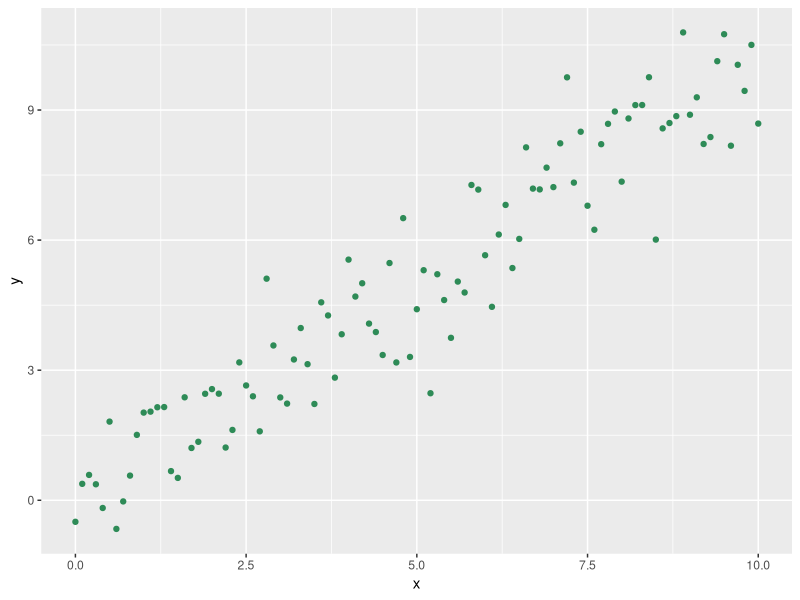
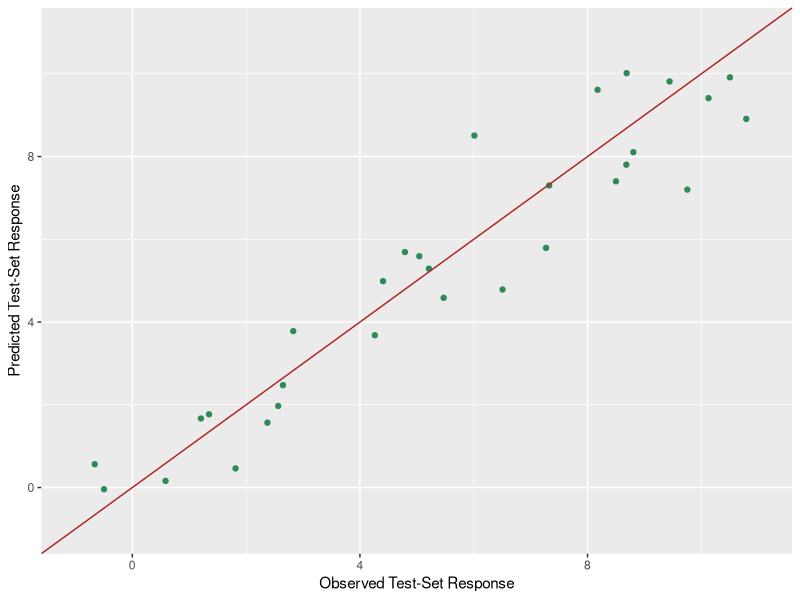
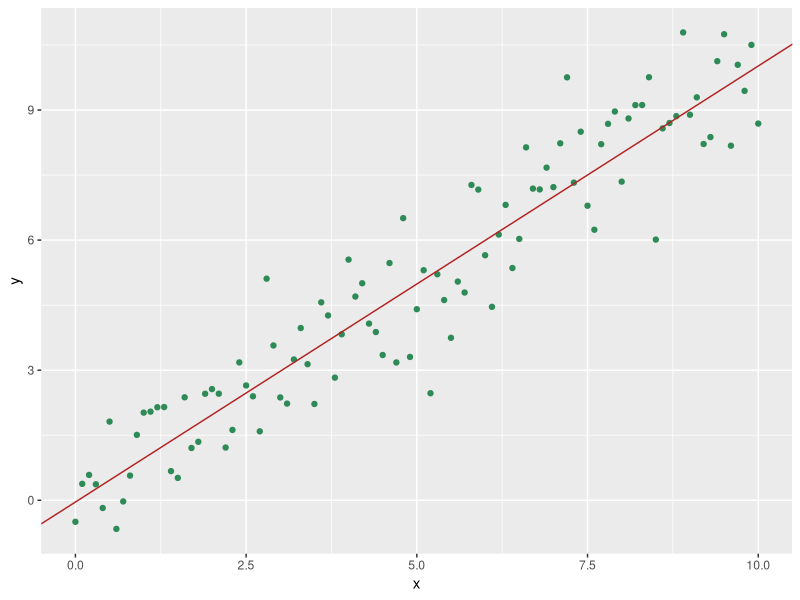
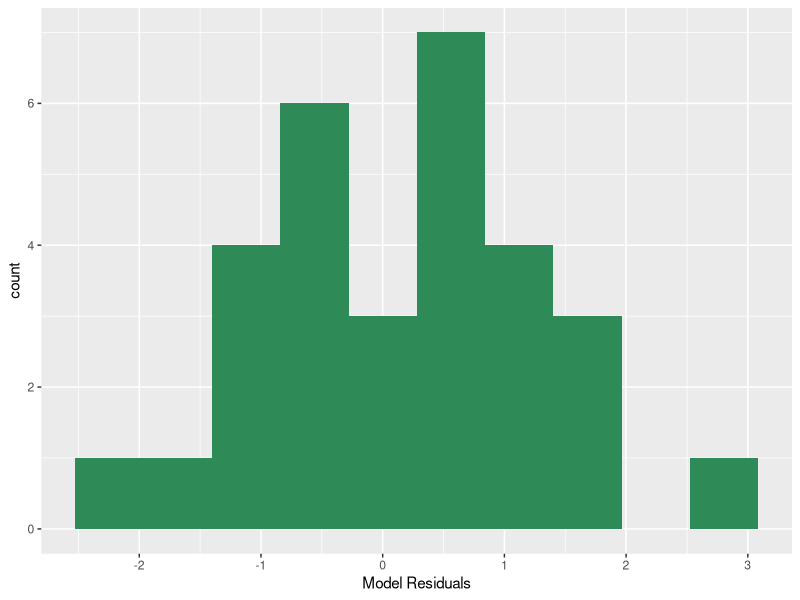
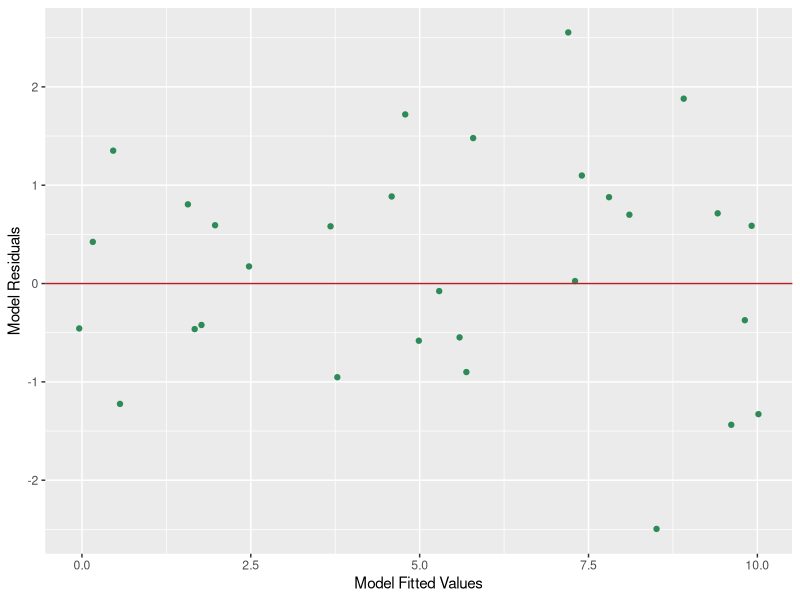
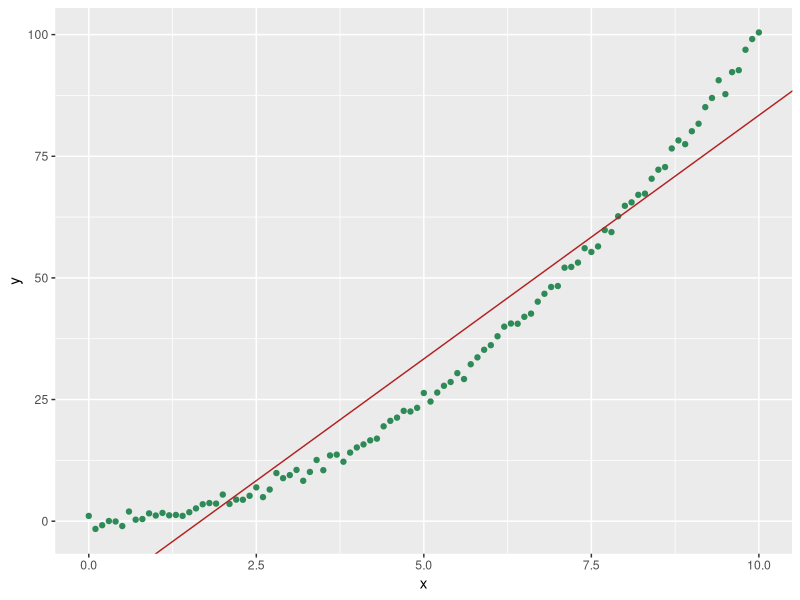
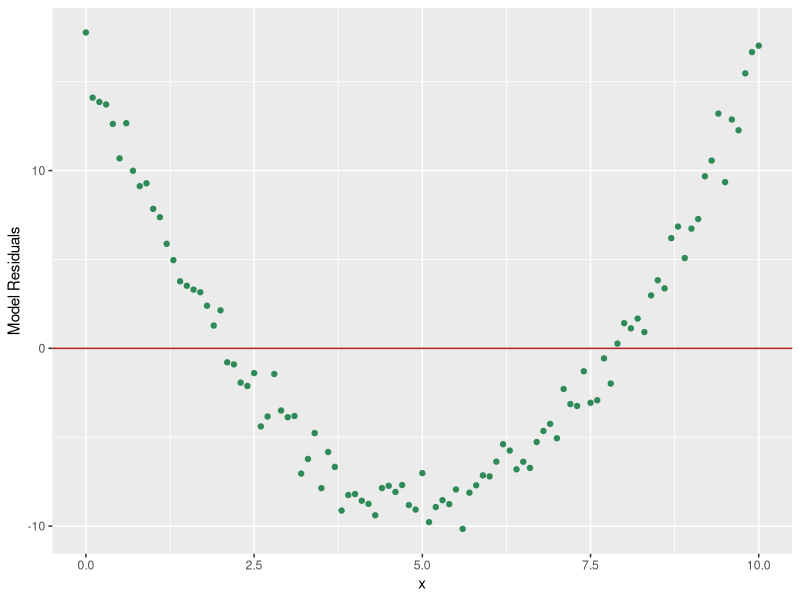
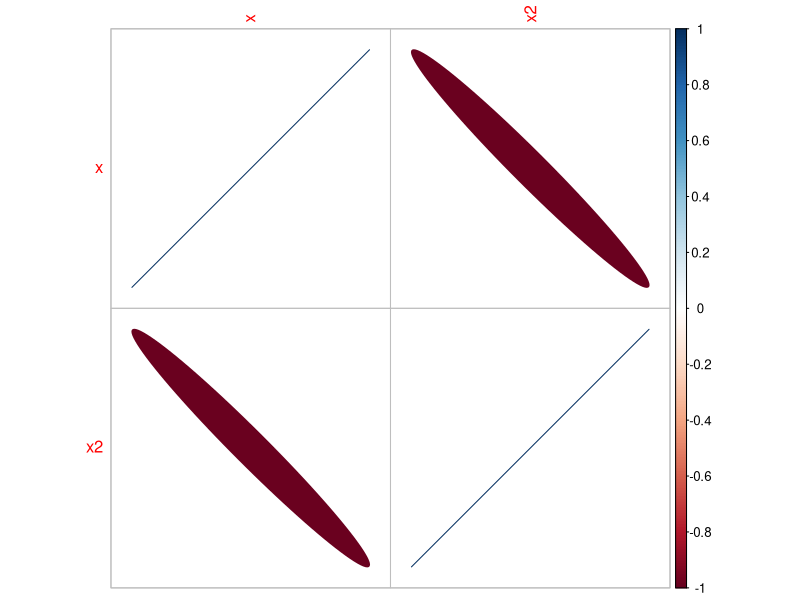

Reproduce these figures in R, in order.
## ---- chunk 1
set.seed(303)
x        <- seq(0, 10, by = 0.1)
y        <- x + rnorm(length(x), sd = 1)
df       <- data.frame(x, y)
s        <- sample(length(x), round(0.7*length(x)))
df.train <- df[s, ]  # training set
df.test  <- df[-s, ] # test set
## ---- chunk 2
suppressMessages(library(tidyverse))
ggplot(data = df, mapping = aes(x = x, y = y)) +
  geom_point(col = "seagreen")
## ---- chunk 3
lm.out <- lm(y ~ x, data = df.train) 
# that's a tilde between y and x
summary(lm.out)
## ---- chunk 4
y.hat <- predict(lm.out, newdata = df.test)
mean((df.test$y - y.hat)^2)
## ---- chunk 5
ggplot(data = data.frame("y" = df.test$y, y.hat), 
       mapping = aes(x = y, y = y.hat)) +
  geom_point(col = "seagreen") +
  geom_abline(slope = 1, intercept = 0, col = "firebrick") +
  xlim(-1, 11) + ylim(-1, 11) +
  xlab("Observed Test-Set Response") +
  ylab("Predicted Test-Set Response")
## ---- chunk 6
ggplot(data = df, mapping = aes(x = x, y = y)) +
  geom_point(col = "seagreen") +
  geom_abline(slope = lm.out$coefficients[2], intercept = lm.out$coefficients[1], 
              col = "firebrick")
## ---- chunk 7
y.hat <- predict(lm.out, newdata = df.test)
e     <- df.test$y - y.hat
shapiro.test(e)$p.value
## ---- chunk 8
ggplot(data = data.frame(e), mapping = aes(x = e)) +
  geom_histogram(bins = 10, fill = "seagreen") +
  xlab("Model Residuals")
## ---- chunk 9
ggplot(data = data.frame(y.hat,e), mapping = aes(x = y.hat, y = e)) +
  geom_point(col = "seagreen") +
  geom_hline(yintercept = 0, col = "firebrick") +
  xlab("Model Fitted Values") +
  ylab("Model Residuals")
## ---- chunk 10
y.quad <- x^2 + rnorm(length(x), sd = 1)
lm.out <- lm(y.quad ~ x)
ggplot(data = data.frame(x, y.quad), mapping = aes(x = x, y = y.quad)) +
  geom_point(col = "seagreen") +
  geom_abline(slope = lm.out$coefficients[2], intercept = lm.out$coefficients[1], 
              col = "firebrick") +
  ylab("y")
## ---- chunk 11
ggplot(data = data.frame(x, y.quad.res = lm.out$resid), mapping = aes(x = x, y = y.quad.res)) +
  geom_point(col = "seagreen") +
  geom_abline(slope = 0, intercept = 0, col = "firebrick") +
  ylab("Model Residuals")
## ---- chunk 12
n <- length(x)
v <- c(rep("Chocolate", floor(n/2)), rep("Vanilla", n - floor(n/2)))
df.ic <- data.frame(x, y, "ic" = factor(v))
## ---- chunk 13
summary(lm(y ~ ., data = df.ic))
## ---- chunk 14
x2 <- 5 - 2*x + rnorm(length(x), sd = 1)
df <- data.frame(x, x2, y)
df.train <- df[s, ]
df.test  <- df[-s, ]
## ---- chunk 15
suppressMessages(library(corrplot))
corrplot(cor(df.train[, 1:2]), method = "ellipse")   # apparent correlation between columns 1 and 2
## ---- chunk 16
suppressMessages(library(car))
lm.out <- lm(y ~ ., data = df.train)
vif(lm.out)
